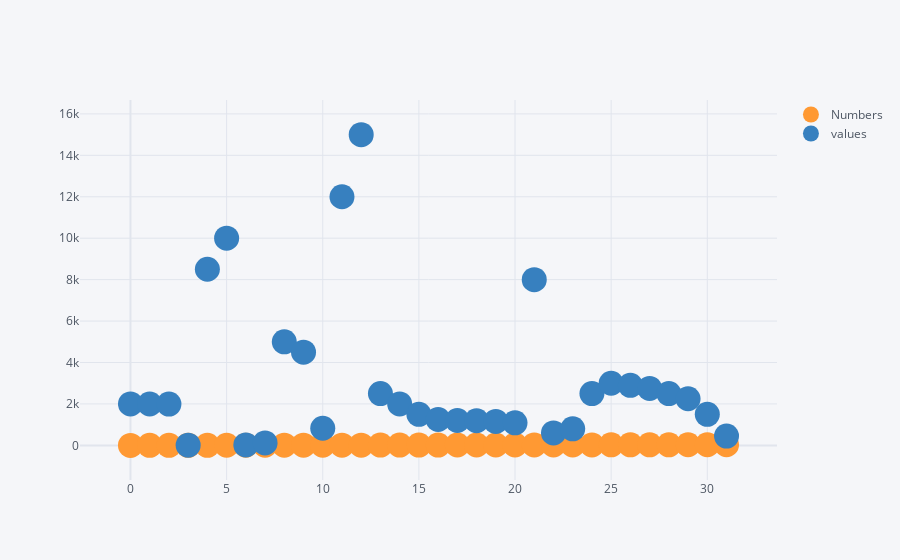

Here is the notebook cell this chart was saved with:
### Code cell
df1.iplot(mode = 'markers', size = 25)

### Figure 1 — Plotly figure (JSON) as saved in the notebook; plotly's stock layout.template omitted (floating-point values rounded to 4 significant figures)
{"data": [{"line": {"color": "rgba(255, 153, 51, 1.0)", "dash": "solid", "shape": "linear", "width": 1.3}, "marker": {"size": 25, "symbol": "circle"}, "mode": "markers", "name": "Numbers", "text": "", "type": "scatter", "x": [0, 1, 2, 3, 4, 5, 6, 7, 8, 9, 10, 11, 12, 13, 14, 15, 16, 17, 18, 19, 20, 21, 22, 23, 24, 25, 26, 27, 28, 29, 30, 31], "y": [0, 1, 2, 3, 4, 5, 6, 7, 8, 9, 10, 11, 12, 13, 14, 15, 16, 17, 18, 19, 20, 21, 22, 23, 24, 25, 26, 27, 28, 29, 30, 31]}, {"line": {"color": "rgba(55, 128, 191, 1.0)", "dash": "solid", "shape": "linear", "width": 1.3}, "marker": {"size": 25, "symbol": "circle"}, "mode": "markers", "name": "values", "text": "", "type": "scatter", "x": [0, 1, 2, 3, 4, 5, 6, 7, 8, 9, 10, 11, 12, 13, 14, 15, 16, 17, 18, 19, 20, 21, 22, 23, 24, 25, 26, 27, 28, 29, 30, 31], "y": [2000, 1997, 1994, 10, 8500, 10000, 20, 120, 5000, 4500, 825, 12000, 15000, 2500, 2000, 1500, 1250, 1200, 1190, 1156, 1090, 8000, 600, 800, 2500, 3000, 2900, 2750, 2500, 2250, 1500, 450]}], "layout": {"legend": {"bgcolor": "#F5F6F9", "font": {"color": "#4D5663"}}, "paper_bgcolor": "#F5F6F9", "plot_bgcolor": "#F5F6F9", "title": {"font": {"color": "#4D5663"}}, "xaxis": {"gridcolor": "#E1E5ED", "showgrid": true, "tickfont": {"color": "#4D5663"}, "title": {"font": {"color": "#4D5663"}, "text": ""}, "zerolinecolor": "#E1E5ED"}, "yaxis": {"gridcolor": "#E1E5ED", "showgrid": true, "tickfont": {"color": "#4D5663"}, "title": {"font": {"color": "#4D5663"}, "text": ""}, "zerolinecolor": "#E1E5ED"}}}
